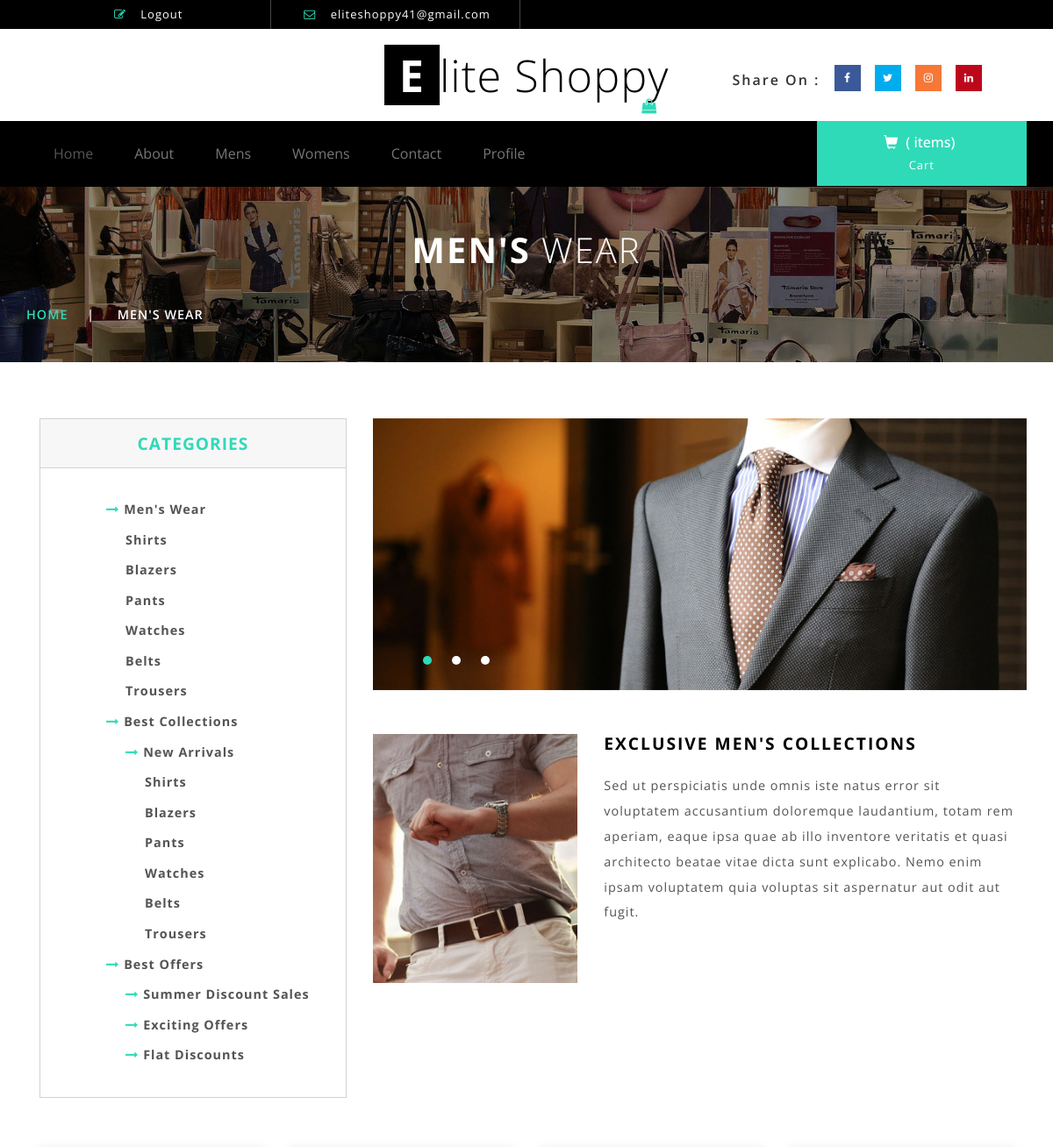
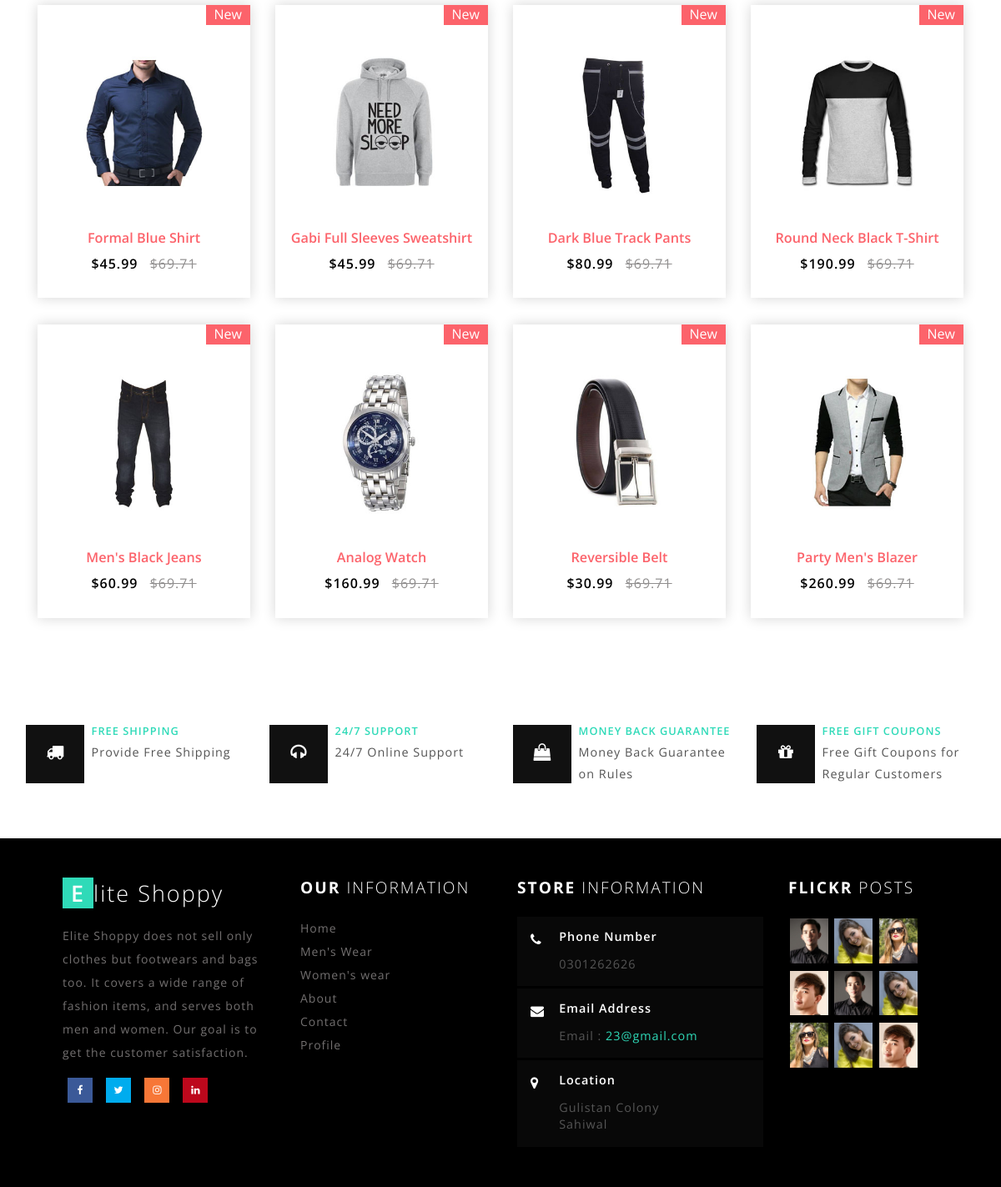
Page /mens on the committed database (2 pictures, top to bottom).
### shop/models.py (models this page shows, shortened)
class exclusive(models.Model):
    ex_men=models.CharField(max_length=100)
    image=models.ImageField(upload_to='images')
    description=models.CharField(max_length=500)
    date=models.DateField(auto_now=True)

class product(models.Model):
    product_name=models.CharField(max_length=100)
    product_price=models.DecimalField(max_digits=5, decimal_places=2)
    product_image_front=models.ImageField(upload_to='images')
    product_image_back=models.ImageField(upload_to='images')
    product_spects=models.CharField(max_length=200)
    product_date=models.DateField(auto_now=True)
    category = models.CharField(max_length=1,
    choices=CATEGORY_CHOICES, default='Pending')

class foot(models.Model):
    shipping=models.CharField(max_length=100)
    support=models.CharField(max_length=100)
    money=models.CharField(max_length=100)
    coupons=models.CharField(max_length=100)
    date=models.DateField(auto_now=True)

class information(models.Model):
    address=models.CharField(max_length=30)
    city=models.CharField(max_length=30)
    phone1=models.CharField(max_length=30)
    phone2=models.CharField(max_length=50)
    email1=models.CharField(max_length=20)
    email2=models.CharField(max_length=20)
    date=models.DateField(auto_now=True)

### shop/views.py (the view)
# urls.py: path('mens',views.ProductView1.as_view(), name=('mens')),
class ProductView1(View):
    def get(self, request):
        mens=product.objects.filter(category='M')
        g= exclusive.objects.all()
        h=information.objects.all()
        l=foot.objects.all()
        return render(request, 'shop/mens.html', {'MENS':mens,'G':g,'H':h,'L':l})

### shop/templates/shop/mens.html (shortened to what this page needs)
{% load static %}
<!DOCTYPE html>
<html>
<head>
<link href="{% static 'shop/css/bootstrap.css' %}" rel="stylesheet" type="text/css" media="all" />
<link rel="stylesheet" type="text/css" href="{% static 'shop/css/jquery-ui.css' %}">
<link href="{% static 'shop/css/style.css' %}" rel="stylesheet" type="text/css" media="all" />
<link href="{% static 'shop/css/font-awesome.css' %}" rel="stylesheet">
</head>
<body>
<div class="header" id="home">
	<div class="container">
		<ul>
		   	<li> <a href="{% url 'logout' %}"  ><i class="fa fa-pencil-square-o" aria-hidden="true"></i> Logout </a></li>
			<li><i class="fa fa-envelope-o" aria-hidden="true"></i> <a href="mailto:eliteshoppy41@gmail.com">eliteshoppy41@gmail.com</a></li>
		</ul>
	</div>
</div>
<div class="header-bot">
	<div class="header-bot_inner_wthreeinfo_header_mid">
		<div class="col-md-4 header-middle">
		</div>
			<div class="col-md-4 logo_agile">
				<h1><a href="{% url 'index' %}"><span>E</span>lite Shoppy <i class="fa fa-shopping-bag top_logo_agile_bag" aria-hidden="true"></i></a></h1>
			</div>
		<div class="col-md-4 agileits-social top_content">
						<ul class="social-nav model-3d-0 footer-social w3_agile_social">
						                                   <li class="share">Share On : </li>
															<li><a href="https://www.facebook.com/" class="facebook">
																  <div class="front"><i class="fa fa-facebook" aria-hidden="true"></i></div>
																  <div class="back"></div></a></li>
															<li><a href="https://www.twitter.com/" class="twitter">
																  <div class="front"><i class="fa fa-twitter" aria-hidden="true"></i></div>
																  <div class="back"></div></a></li>
															<li><a href="https://www.instagram.com/" class="instagram">
																  <div class="front"><i class="fa fa-instagram" aria-hidden="true"></i></div>
																  <div class="back"></div></a></li>
															<li><a href="https://www.linkedin.com/" class="pinterest">
																  <div class="front"><i class="fa fa-linkedin" aria-hidden="true"></i></div>
																  <div class="back"></div></a></li>
														</ul>
		</div>
		<div class="clearfix"></div>
	</div>
</div>
<div class="ban-top">
	<div class="container">
		<div class="top_nav_left">
			<nav class="navbar navbar-default">
			  <div class="container-fluid">
				<div class="collapse navbar-collapse menu--shylock" id="bs-example-navbar-collapse-1">
				  <ul class="nav navbar-nav menu__list">
					<li class="active menu_item"><a class="menu_link" href="{% url 'index' %}">Home <span class="sr-only">(current)</span></a></li>
					<li class=" menu_item"><a class="menu_link" href="{% url 'about' %}">About</a></li>
				    <li class=" menu_item"><a class="menu_link" href="{% url 'mens' %}">Mens</a></li>
					<li class=" menu_item"><a class="menu_link" href="{% url 'womens' %}">Womens</a></li>
					<li class=" menu_item"><a class="menu_link" href="{% url 'contact' %}">Contact</a></li>
					<li class=" menu_item"><a class="menu_link" href="{% url 'profile' %}">Profile</a></li>
				  </ul>
				</div>
			  </div>
			</nav>
		</div>
		<div class="top_nav_right">
			<div class="cart box_1">
						<a href="{% url 'showcart' %}">
							<h3> <div class="total">
								<i class="glyphicon glyphicon-shopping-cart" aria-hidden="true"></i>
								 ( items)</div>
							</h3>
						</a>
						<p><a href="javascript:;" class="simpleCart_empty">Cart</a></p>
			</div>
		</div>
		<div class="clearfix"></div>
	</div>
</div>
<div class="page-head_agile_info_w3l">
		<div class="container">
			<h3>Men's <span>Wear  </span></h3>
				 <div class="services-breadcrumb">
						<div class="agile_inner_breadcrumb">
						   <ul class="w3_short">
								<li><a href="{% url 'index' %}">Home</a><i>|</i></li>
								<li>Men's Wear</li>
							</ul>
						 </div>
				</div>
	</div>
</div>
	<div class="banner-bootom-w3-agileits">
	<div class="container">
		<div class="col-md-4 products-left">
			<div class="css-treeview">
				<h4>Categories</h4>
				<ul class="tree-list-pad">
					<li><input type="checkbox" checked="checked" id="item-0" /><label for="item-0"><i class="fa fa-long-arrow-right" aria-hidden="true"></i> Men's Wear</label>
								<ul>
									<li><label>Shirts</label></li>
									<li><label>Blazers</label></li>
									<li><label>Pants</label></li>
									<li><label>Watches</label></li>
									<li><label>Belts</label></li>
									<li><label>Trousers</label></li>
								</ul>
					</li>
					<li><input type="checkbox" id="item-1" checked="checked" /><label for="item-1"><i class="fa fa-long-arrow-right" aria-hidden="true"></i> Best Collections</label>
						<ul>
							<li><input type="checkbox" checked="checked" id="item-1-0" /><label for="item-1-0"><i class="fa fa-long-arrow-right" aria-hidden="true"></i> New Arrivals</label>
								<ul>
									<li><label>Shirts</label></li>
									<li><label>Blazers</label></li>
									<li><label>Pants</label></li>
									<li><label>Watches</label></li>
									<li><label>Belts</label></li>
									<li><label>Trousers</label></li>
								</ul>
							</li>
						</ul>
					</li>
					<li><input type="checkbox" checked="checked" id="item-2" /><label for="item-2"><i class="fa fa-long-arrow-right" aria-hidden="true"></i> Best Offers</label>
						<ul>
							<li><input type="checkbox"  id="item-2-0" /><label for="item-2-0"><i class="fa fa-long-arrow-right" aria-hidden="true"></i> Summer Discount Sales</label>
							</li>
							<li><input type="checkbox" id="item-2-1" /><label for="item-2-1"><i class="fa fa-long-arrow-right" aria-hidden="true"></i> Exciting Offers</label>
							</li>
							<li><input type="checkbox" id="item-2-2" /><label for="item-2-2"><i class="fa fa-long-arrow-right" aria-hidden="true"></i> Flat Discounts</label>
							</li>
						</ul>
					</li>
				</ul>
			</div>
		</div>
		<div class="col-md-8 products-right">
			<div class="men-wear-top">
				<div  id="top" class="callbacks_container">
					<ul class="rslides" id="slider3">
						<li>
							<img class="img-responsive" src="{% static 'shop/images/banner2.jpg' %}" alt=" "/>
						</li>
					</ul>
				</div>
			</div>
			<div class="men-wear-bottom">
			     {% for data_rec12 in G %}
				<div class="col-sm-4 men-wear-left">
					<img class="img-responsive" src=images/{{data_rec12.image}} alt=" " />
				{% endfor %}
				</div>
				 {% for data_rec12 in G %}
				<div class="col-sm-8 men-wear-right">
					<h4>{{ data_rec12.ex_men}}</h4>
					<p>{{ data_rec12.description}} </p>
				</div>
				{% endfor %}
				<div class="clearfix"></div>
			</div>
			</div>
			 </div>
		<div class="container">
		<div class="single-pro">
			  		        {% for data_rec4 in MENS %}
							<div class="col-md-3 product-men">
								<div class="men-pro-item simpleCart_shelfItem">
									<div class="men-thumb-item">
										<img src=images/{{data_rec4.product_image_front}} alt="" class="pro-image-front">
											<span class="product-new-top">New</span>
									</div>
									<div class="item-info-product ">
										<h4><a href="{% url 'single' data_rec4.id %}">{{ data_rec4.product_name}}</a></h4>
										<div class="info-product-price">
											<span class="item_price">${{ data_rec4.product_price}}</span>
											<del>$69.71</del>
										</div>
									</div>
								</div>
							</div>
					        {% endfor %}
        </div>
    	</div>
	</div>
<div class="coupons">
		<div class="coupons-grids text-center">
			<div class="w3layouts_mail_grid">
			 {% for data in L %}
				<div class="col-md-3 w3layouts_mail_grid_left">
					<div class="w3layouts_mail_grid_left1 hvr-radial-out">
						<i class="fa fa-truck" aria-hidden="true"></i>
					</div>
					<div class="w3layouts_mail_grid_left2">
						<h3>FREE SHIPPING</h3>
						<p>{{ data.shipping}}</p>
					</div>
				</div>
				<div class="col-md-3 w3layouts_mail_grid_left">
					<div class="w3layouts_mail_grid_left1 hvr-radial-out">
						<i class="fa fa-headphones" aria-hidden="true"></i>
					</div>
					<div class="w3layouts_mail_grid_left2">
						<h3>24/7 SUPPORT</h3>
						<p>{{ data.support}}</p>
					</div>
				</div>
				<div class="col-md-3 w3layouts_mail_grid_left">
					<div class="w3layouts_mail_grid_left1 hvr-radial-out">
						<i class="fa fa-shopping-bag" aria-hidden="true"></i>
					</div>
					<div class="w3layouts_mail_grid_left2">
						<h3>MONEY BACK GUARANTEE</h3>
						<p>{{ data.money}}</p>
					</div>
				</div>
					<div class="col-md-3 w3layouts_mail_grid_left">
					<div class="w3layouts_mail_grid_left1 hvr-radial-out">
						<i class="fa fa-gift" aria-hidden="true"></i>
					</div>
					<div class="w3layouts_mail_grid_left2">
						<h3>FREE GIFT COUPONS</h3>
						<p>{{ data.coupons}}</p>
					</div>
				</div>
				{% endfor %}
				<div class="clearfix"> </div>
			</div>
		</div>
</div>
<div class="footer">
	<div class="footer_agile_inner_info_w3l">
		<div class="col-md-3 footer-left">
			<h2><a href="{% url 'index' %}"><span>E</span>lite Shoppy </a></h2>
			<p>Elite Shoppy does not sell only clothes
			   but footwears and bags too.
			   It covers a wide range of fashion items,
			   and serves both men and women.
			   Our goal is to get the customer satisfaction.</p>
			<ul class="social-nav model-3d-0 footer-social w3_agile_social two">
															<li><a href="https://www.facebook.com/" class="facebook">
																  <div class="front"><i class="fa fa-facebook" aria-hidden="true"></i></div>
																  <div class="back"></div></a></li>
															<li><a href="https://www.twitter.com/" class="twitter">
																  <div class="front"><i class="fa fa-twitter" aria-hidden="true"></i></div>
																  <div class="back"></div></a></li>
															<li><a href="https://www.instagram.com/" class="instagram">
																  <div class="front"><i class="fa fa-instagram" aria-hidden="true"></i></div>
																  <div class="back"></div></a></li>
															<li><a href="https://www.linkedin.com/" class="pinterest">
																  <div class="front"><i class="fa fa-linkedin" aria-hidden="true"></i></div>
																  <div class="back"></div></a></li>
														</ul>
		</div>
		<div class="col-md-9 footer-right">
			<div class="sign-grds">
				<div class="col-md-4 sign-gd">
					<h4>Our <span>Information</span> </h4>
					<ul>
						<li><a href="{% url 'index' %}">Home</a></li>
						<li><a href="{% url 'mens' %}">Men's Wear</a></li>
						<li><a href="{% url 'womens' %}">Women's wear</a></li>
						<li><a href="{% url 'about' %}">About</a></li>
						<li><a href="{% url 'contact' %}">Contact</a></li>
						<li><a href="{% url 'profile' %}">Profile</a></li>
					</ul>
				</div>
					{% for data in H %}
				<div class="col-md-5 sign-gd-two">
					<h4>Store <span>Information</span></h4>
					<div class="w3-address">
						<div class="w3-address-grid">
							<div class="w3-address-left">
								<i class="fa fa-phone" aria-hidden="true"></i>
							</div>
							<div class="w3-address-right">
								<h6>Phone Number</h6>
								<p>{{ data.phone1}}</p>
							</div>
							<div class="clearfix"> </div>
						</div>
						<div class="w3-address-grid">
							<div class="w3-address-left">
								<i class="fa fa-envelope" aria-hidden="true"></i>
							</div>
							<div class="w3-address-right">
								<h6>Email Address</h6>
								<p>Email :<a href="mailto:eliteshoppy41@gmail.com"> {{ data.email1}}</a></p>
							</div>
							<div class="clearfix"> </div>
						</div>
						<div class="w3-address-grid">
							<div class="w3-address-left">
								<i class="fa fa-map-marker" aria-hidden="true"></i>
							</div>
							<div class="w3-address-right">
								<h6>Location</h6>
								<p>{{ data.address}} <br>{{ data.city}}
								</p>
							</div>
							<div class="clearfix"> </div>
						</div>
					</div>
				</div>
				{% endfor %}
				<div class="col-md-3 sign-gd flickr-post">
					<h4>Flickr <span>Posts</span></h4>
					<ul>
						<li><a href="{% url 'mens' %}"><img src="{% static 'shop/images/t1.jpg' %}" alt=" " class="img-responsive" /></a></li>
						<li><a href="{% url 'womens' %}"><img src="{% static 'shop/images/t2.jpg' %}" alt=" " class="img-responsive" /></a></li>
						<li><a href="{% url 'womens' %}"><img src="{% static 'shop/images/t3.jpg' %}" alt=" " class="img-responsive" /></a></li>
						<li><a href="{% url 'mens' %}"><img src="{% static 'shop/images/t4.jpg' %}" alt=" " class="img-responsive" /></a></li>
						<li><a href="{% url 'mens' %}"><img src="{% static 'shop/images/t1.jpg' %}" alt=" " class="img-responsive" /></a></li>
						<li><a href="{% url 'womens' %}"><img src="{% static 'shop/images/t2.jpg' %}" alt=" " class="img-responsive" /></a></li>
						<li><a href="{% url 'womens' %}"><img src="{% static 'shop/images/t3.jpg' %}" alt=" " class="img-responsive" /></a></li>
						<li><a href="{% url 'womens' %}"><img src="{% static 'shop/images/t2.jpg' %}" alt=" " class="img-responsive" /></a></li>
						<li><a href="{% url 'mens' %}"><img src="{% static 'shop/images/t4.jpg' %}" alt=" " class="img-responsive" /></a></li>
					</ul>
				</div>
			</div>
		</div>
		<div class="clearfix"></div>
	</div>
	</div>
</body>
</html>

### rows in the picture
exclusive: image (picture), ex_men "EXCLUSIVE MEN'S COLLECTIONS", description "Sed ut perspiciatis unde omnis iste natus error sit voluptatem accusantium doloremque laudantium, totam rem aperiam, eaque ipsa quae ab illo inventore veritatis et quasi architecto beatae vitae dicta sunt explicabo. Nemo enim ipsam voluptatem quia voluptas sit aspernatur aut odit aut fugit."
product: product_image_front (picture), product_name "Formal Blue Shirt", product_price "45.99"
product: product_image_front (picture), product_name "Gabi Full Sleeves Sweatshirt", product_price "45.99"
product: product_image_front (picture), product_name "Dark Blue Track Pants", product_price "80.99"
product: product_image_front (picture), product_name "Round Neck Black T-Shirt", product_price "190.99"
product: product_image_front (picture), product_name "Men's Black Jeans", product_price "60.99"
product: product_image_front (picture), product_name "Analog Watch", product_price "160.99"
product: product_image_front (picture), product_name "Reversible Belt", product_price "30.99"
product: product_image_front (picture), product_name "Party Men's Blazer", product_price "260.99"
foot: shipping "Provide Free Shipping", support "24/7 Online Support", money "Money Back Guarantee on Rules", coupons "Free Gift Coupons for Regular Customers"
information: phone1 "0301262626", email1 "23@gmail.com", address "Gulistan Colony", city "Sahiwal"
